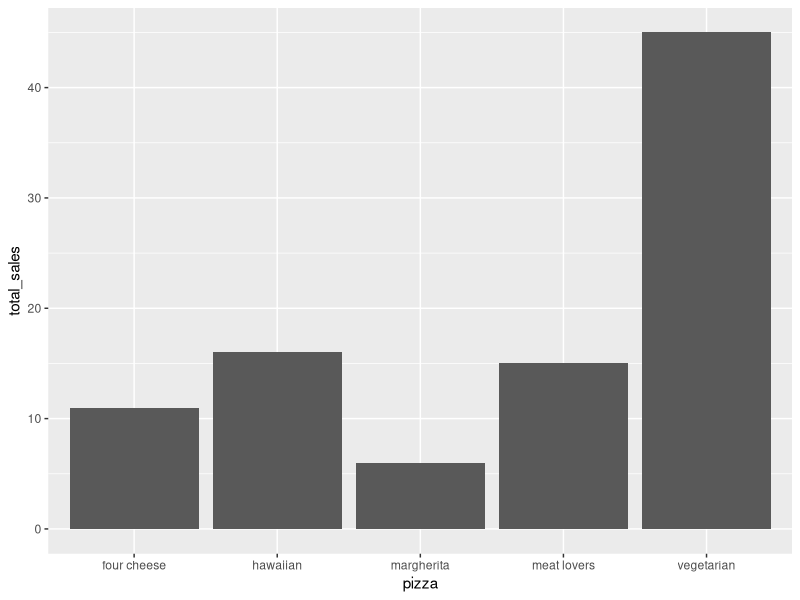
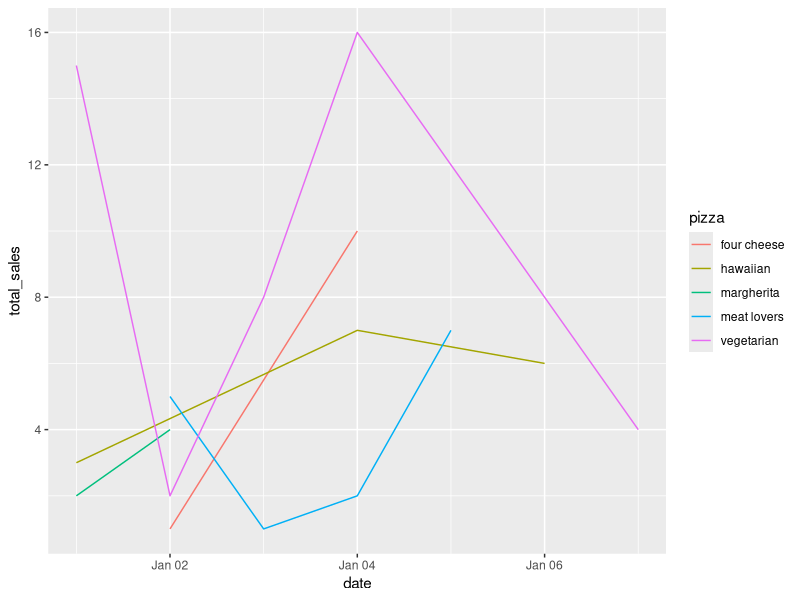
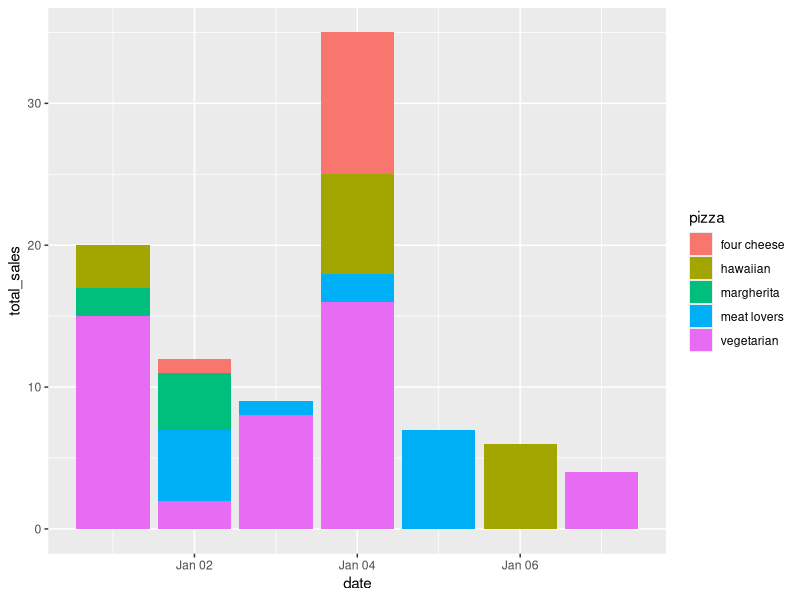
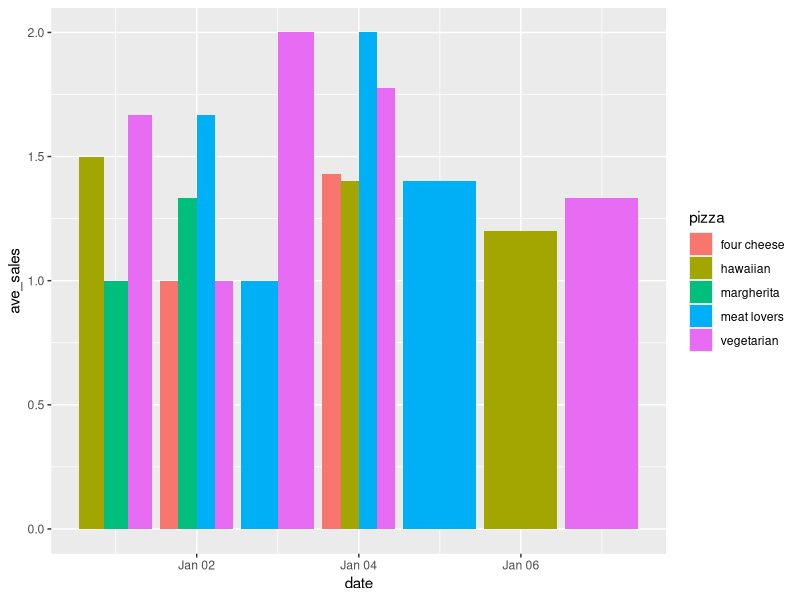

Write the R code that produced these figures, in order.
# Pizza sales

##### 1. Load packages #######
library(tidyverse)
library(lubridate)

##### 2. Load data #######
sales_data <- read.csv("sales/202201_sales_MedelinKant.csv")

##### 3. Create summaries #####

# Monthly sales per pizza type
# Here we are summarizing the pizza sales by summing up the total
# sales for each pizza type by month using a pipe 
# We use sales_data, group by pizza type and the month it was sold,
# and sum the total number of pizza sold of each type by month sold.
sales_summary <- sales_data %>%
  group_by(pizza, month) %>% 
  summarize(total_sales = sum(number))

ggplot(data = sales_summary, aes(x = pizza, y = total_sales))+
  geom_bar(stat = "identity")

# Daily sales
# Create "proper" dates
sales_data$date <- ymd(paste(sales_data$year, "/", sales_data$month, "/", sales_data$day))  

# Summarize data
sales_summary_daily <- sales_data %>%
  group_by(pizza, date) %>% 
  summarize(total_sales = sum(number))

# Plot
ggplot(data = sales_summary_daily, aes(x = date, y = total_sales, color = pizza))+
  geom_line()

ggplot(data = sales_summary_daily, aes(x = date, y = total_sales, fill = pizza))+
  geom_bar(stat = "identity")

# Average data
sales_ave_daily <- sales_data %>%
  group_by(pizza, date) %>% 
  summarize(ave_sales = mean(number))

ggplot(data = sales_ave_daily, aes(x = date, y = ave_sales, fill = pizza))+
  geom_bar(stat = "identity", position = "dodge")

